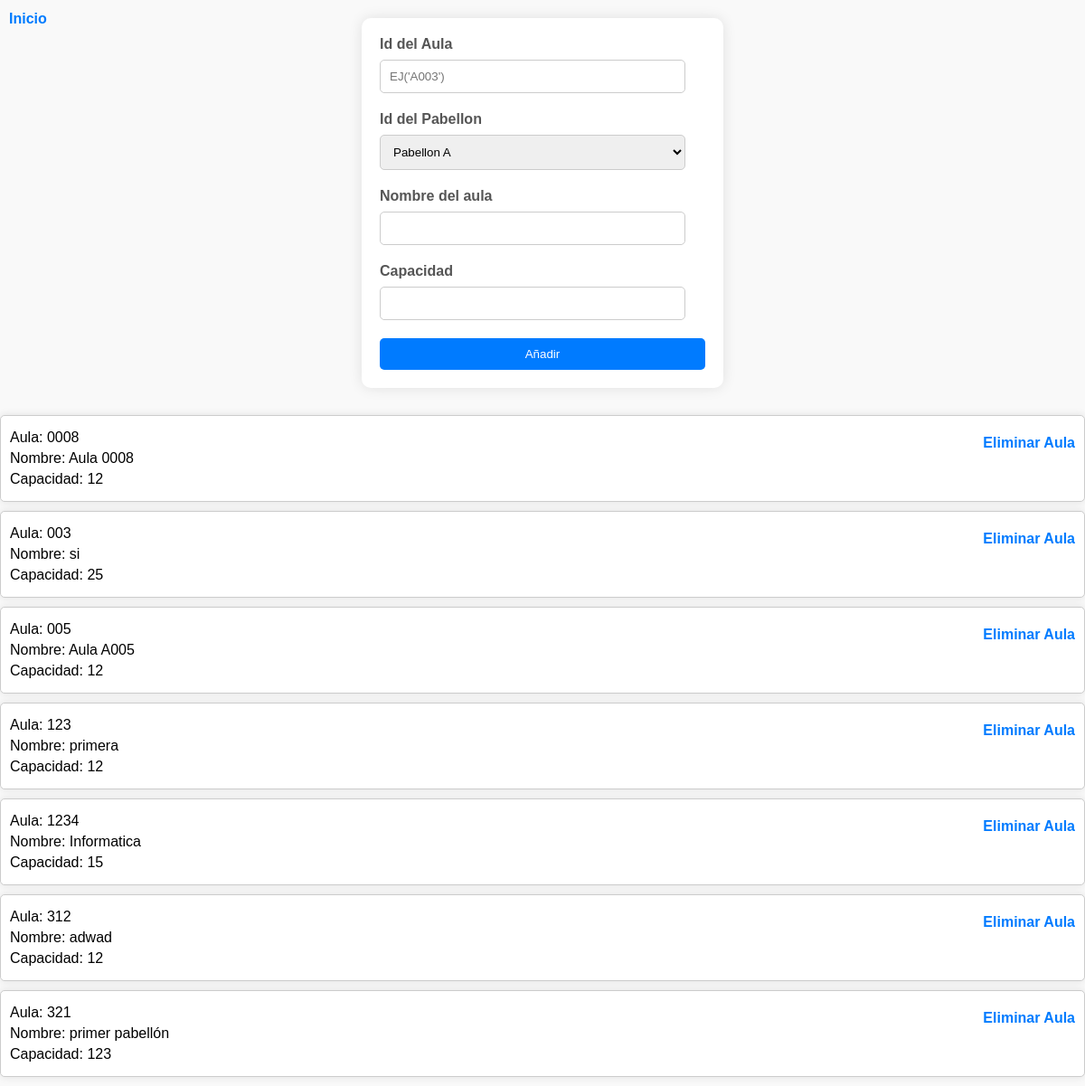
The app's page /views/createNewAula.php (signed in), older data.
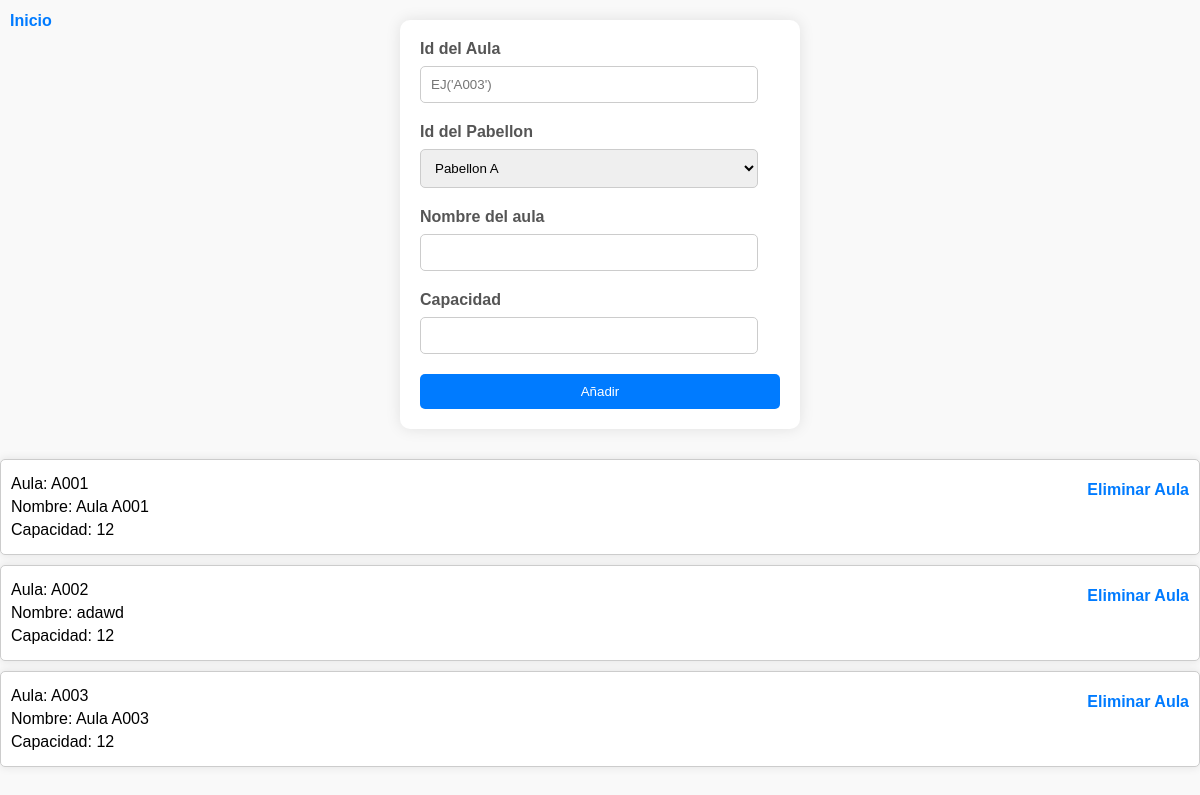
The same page, newer data.
### tables this page shows
CREATE TABLE `aula` (
  `idAula` varchar(200) NOT NULL,
  `idPabellon` varchar(200) NOT NULL,
  `nombre` varchar(200) NOT NULL,
  `capacidadAula` int(11) DEFAULT NULL
);

### BD/bd.inc.php (called while the page is built)
<?php
function conectar()
{
    try {
        $host = "localhost";
        $basedatos = "seleccion-clases";
        $usuario = "root";
        $password = "";
        return new PDO("mysql:host=$host;dbname=$basedatos", $usuario, $password);
    } catch (PDOException $e) {
        echo $e->getMessage();
    }
}

### BD/pabellon.inc.php (called while the page is built, shortened)
<?php
include_once 'bd.inc.php';
function getPabellones (){
    $sql = conectar()->prepare("SELECT * FROM `pabellon` ");
    try {
        $sql->execute();
        return $sql->fetchAll();
    }catch(PDOException $e){
        $e->getMessage();
    }
}

### BD/aula.inc.php (called while the page is built, shortened)
<?php
include_once 'bd.inc.php';
function getAllAulas()
{
    $sql = conectar()->prepare("Select * from aula");
    try {
        $sql->execute();
        return $sql->fetchAll();
    } catch (PDOException $e) {
        throw new Exception('Error al acceder a la base de datos');
    }
}

### views/createNewAula.php (the view, shortened to what this page needs)
<?php
include '../BD/pabellon.inc.php';
include '../BD/aula.inc.php';
$pabellones = getPabellones();
?>
<!DOCTYPE html>
<html lang="es">
<head>
    <link rel="stylesheet" href="../stylesheets/createNewAula.css">
</head>
<body>
<a href="./inicio.php" >Inicio</a>
    <form action="../lib/createNewAula2.php" method="get" onsubmit="validateForm(event)">
        <label for="idAula">Id del Aula</label>
        <input type="text" name="idAula" id="idAula" required placeholder="EJ('A003')">
        <br>
        <label for="idPabellon">Id del Pabellon</label>
        <select name="idPabellon" id="idPabellon">
            <?php foreach ($pabellones as $key => $pabellon) { ?>
                <option value="<?= $pabellon['idPabellon'] ?>"><?= $pabellon['nombre'] ?></option>
            <?php } ?>
        </select>
        <br>
        <label for="nombre">Nombre del aula</label>
        <input type="text" name="nombre" id="nombre" required>
        <br>
        <label for="capacidad">Capacidad</label>
        <input type="number" name="capacidad" id="capacidad" required>
        <br>
        <input type="submit" value="Añadir">
    </form>
    <?php if ($_SESSION['userCheked']['admin'] == true) { ?>
        <div class="cards-container">
            <?php foreach (getAllAulas() as $key => $aula) { ?>
                <div class="card">
                    <div>
                        <p>Aula: <?= $aula['idAula'] ?></p>
                        <p>Nombre: <?= $aula['nombre'] ?></p>
                        <p>Capacidad: <?= $aula['capacidadAula'] ?></p>
                    </div>
                    <a href="../lib/deleteAula.php?idAula=<?= $aula['idAula'] ?>">Eliminar Aula</a>
                </div>
            <?php } ?>
        </div>
    <?php } ?>
</body>
</html>

Row changes from the older to the newer data that the page shows:
removed aula: idAula "0008", nombre "Aula 0008", capacidadAula "12"
removed aula: idAula "003", nombre "si", capacidadAula "25"
removed aula: idAula "005", nombre "Aula A005", capacidadAula "12"
removed aula: idAula "123", nombre "primera", capacidadAula "12"
removed aula: idAula "1234", nombre "Informatica", capacidadAula "15"
removed aula: idAula "312", nombre "adwad", capacidadAula "12"
removed aula: idAula "321", nombre "primer pabellón", capacidadAula "123"
added aula: idAula "A001", nombre "Aula A001", capacidadAula "12"
added aula: idAula "A002", nombre "adawd", capacidadAula "12"
added aula: idAula "A003", nombre "Aula A003", capacidadAula "12"
